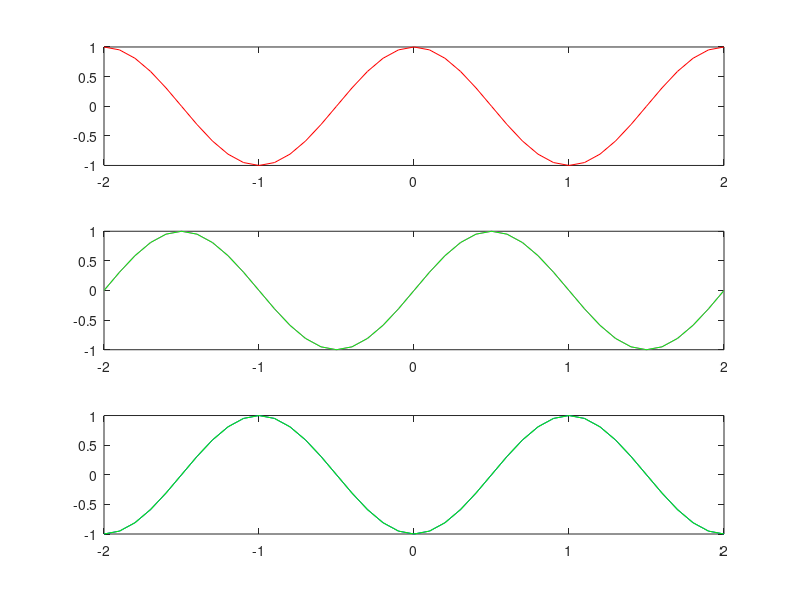

The MATLAB source for this figure:
%If scaled and shifted sinusoids of the same frequency are added together
%the result is another sinusoid of the same frequency.


f = 0.5;
phi = 0;
t = -2:1/(20*f):2;
x1 = cos(2*pi*f*t + phi);

phi1 = -pi/2;
phi2 = pi;

x2 = cos(2*pi*f*t + phi1);
x3 = cos(2*pi*f*t + phi2);

subplot(311);
plot(t,x1,'r');

subplot(312);
plot(t,x2,'m');
subplot(313);
plot(t,x3,'b');



x4 = sin(2*pi*f*t );
x5 = -1*cos(2*pi*f*t);



subplot(312);
hold on
plot(t,x4,'g');
subplot(313);
hold on
plot(t,x5,'g');








